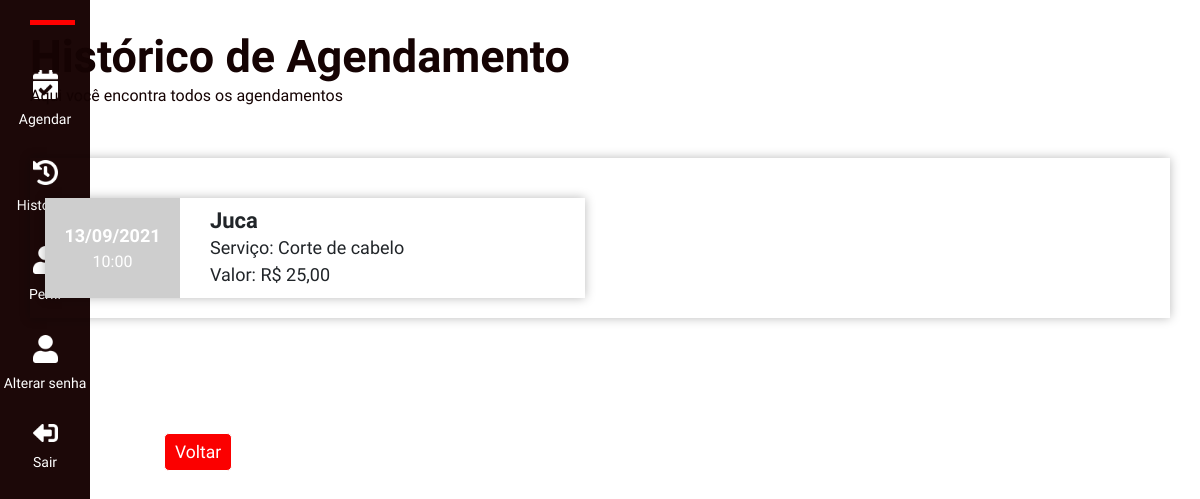
Before: /historico_reservas (signed in) with the older database file.
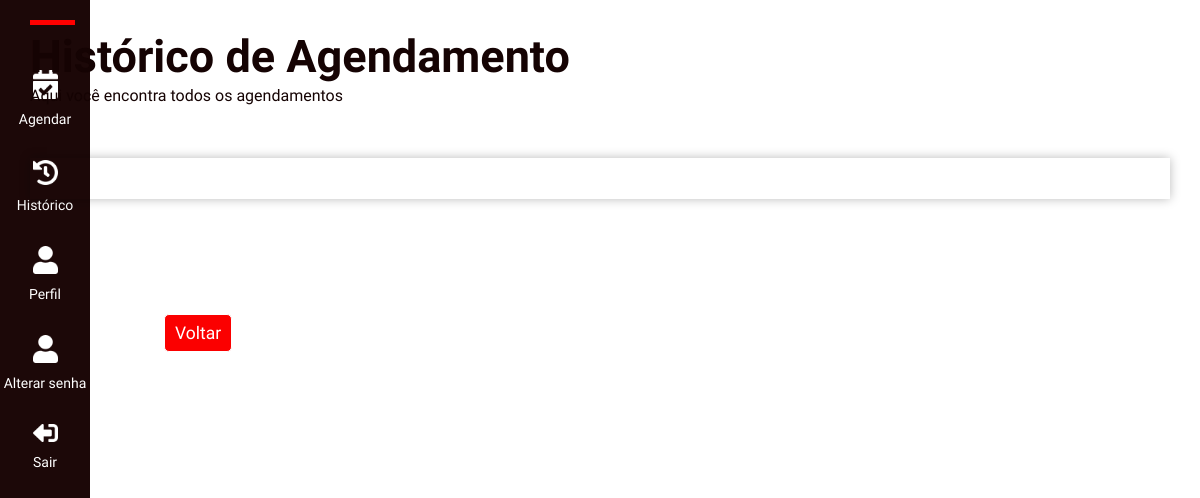
After: the same page with the newer database file.
### app/models.py (models this page shows, shortened)
class Reserva(db.Model):
    id_reserva = db.Column(db.Integer, primary_key=True)
    horario_inicio = db.Column(db.Time)
    horario_fim = db.Column(db.Time)
    data = db.Column(db.Date)
    usuario_id = db.Column(db.Integer, db.ForeignKey('usuario.id'))
    barbeiro_id = db.Column(db.Integer, db.ForeignKey('barbeiro.id_barbeiro'))
    servico_id = db.Column(db.Integer, db.ForeignKey('servico.id_servico'))
    def reservas_por_cliente(self, usuario_id):
        reservas = Reserva.query\
                .join(Usuario, Reserva.usuario_id==Usuario.id)\
                .join(Barbeiro, Reserva.barbeiro_id==Barbeiro.id_barbeiro)\
                .join(Servico, Reserva.servico_id==Servico.id_servico)\
                .add_columns(
                    Reserva.id_reserva,
                    Reserva.data,
                    Reserva.horario_inicio.label('hora'),
                    Barbeiro.nome.label('barbeiro'),
                    Servico.nome.label('servico'),
                    Servico.valor
                )\
                .filter(Reserva.usuario_id == usuario_id)\
                .order_by(desc(Reserva.data))
        return reservas

class Barbeiro(db.Model):
    id_barbeiro = db.Column(db.Integer, primary_key=True)
    nome = db.Column(db.String(100), index=True)
    email = db.Column(db.String(100), index=True, unique=True)
    senha = db.Column(db.String(128))
    status_bloqueio = db.Column(db.Boolean, default=0)
    atendimentos = db.relationship('Reserva', backref='barbeiro', lazy='dynamic')

class Servico(db.Model):
    id_servico = db.Column(db.Integer, primary_key=True)
    nome = db.Column(db.String(100))
    valor = db.Column(db.Float)
    servico_executado = db.relationship('Reserva', backref='servico', lazy='dynamic')

### app/routes.py (the view)
@app.route('/historico_reservas')
def historico_reservas():
    usuario_id = session['id_usuario']
    reservas = Reserva()
    page = request.args.get('page', 1, type=int)
    reservas = reservas.reservas_por_cliente(usuario_id).paginate(
        page, 6, False
    )
    next_url = url_for('historico_reservas', page=reservas.next_num) \
        if reservas.has_next else None
    prev_url = url_for('historico_reservas', page=reservas.prev_num) \
        if reservas.has_prev else None
    lista_reservas = []
    for reserva in reservas.items:
        retroativa = reserva.data < date.today()
        r = {
                "id": reserva.id_reserva,
                "data": reserva.data.strftime("%d/%m/%Y"),
                "hora": reserva.hora.strftime("%H:%M"),
                "barbeiro": reserva.barbeiro,
                "servico": reserva.servico,
                "retroativa": retroativa
            }
        lista_reservas.append(r)
    return render_template(
        'historico_reservas.html',
        titulo='Histórico de Reservas',
        reservas=lista_reservas,
        next_url=next_url,
        prev_url=prev_url
    )

### app/templates/historico_reservas.html (shortened to what this page needs)
{% extends "base.html" %}
{% block content %}
<section>
    <div class="container">
        <div class="row">
            <div class="col-12 px-0">
                <h1 class="c-brown section__title u-title-after">Histórico de Agendamento</h1>
                <p class="c-brown section__subtitle">Aqui você encontra todos os agendamentos</p>
            </div>
            <div class="col-12 historic__card">
                <div class="col-12 d-flex flex-wrap">
                    {% for reserva in reservas %}
                        <div class="d-flex pl-0 historic__status">
                            {% if reserva['retroativa'] %}
                            <div class="col-3 bgc-gray2 d-flex flex-column align-items-center justify-content-center">
                            {% else %}
                            <div class="col-3 bgc-green d-flex flex-column align-items-center justify-content-center">
                            {% endif %}
                                <h2 class="c-white">{{reserva.data}}</h2>
                                <h3 class="c-white">{{reserva.hora}}</h3>
                            </div>
                            <div class="col-9 pl-5 position-relative d-flex flex-column justify-content-center">
                                <h2>{{reserva.barbeiro}}</h2>
                                <p>Serviço: {{reserva.servico}}</p>
                                <p>Valor: R$ 25,00</p>
                            </div>
                        </div>
                    {% endfor %}
                </div>
            </div>
        </div>
    </div>
    <div class="vhistorico">
        <a href="#" onclick="history.go(-1)" class="btn btn-primary btn-lg">Voltar</a>
   </div>
</section>
{% endblock %}

### app/templates/base.html (shortened to what this page needs)
<!DOCTYPE html>
<html lang="pt-br">
    <head>
        <link rel="stylesheet" href="https://maxcdn.bootstrapcdn.com/bootstrap/4.0.0/css/bootstrap.min.css">
        <link rel="stylesheet" href="/static/css/main.min.css">
    </head>
    <body>
        <main>
            {% if session['id_usuario'] %}
            <nav class="menu__side">
                <ul>
                    <a href="{{ url_for('index') }}">
                        <li class="mt-5">
                            <img src="../static/img/icon/calendario.png" alt="">
                            <p class="d-block c-white mt-3">Agendar</p>
                        </li>
                    </a>
                    <a href="{{ url_for('historico_reservas') }}">
                        <li class="mt-5">
                            <img src="../static/img/icon/historico.png" alt="">
                            <p class="d-block c-white mt-3">Histórico</p>
                        </li>
                    </a>
                    <a href="{{ url_for('editar_perfil', id=session['id_usuario']) }}">
                        <li class="mt-5">
                            <img src="../static/img/icon/usuario-branco.png" alt="">
                            <p class="d-block c-white mt-3">Perfil</p>
                        </li>
                    </a>
                    <a href="{{ url_for('alterar_senha', id=session['id_usuario']) }}">
                        <li>
                            <img src="../static/img/icon/usuario-branco.png" alt="">
                            <p class="d-block c-white mt-3">Alterar senha</p>
                        </li>
                    </a>
                    <a href="{{ url_for('logout') }}">
                        <li class="mt-5">
                            <img src="../static/img/icon/sair.png" alt="">
                            <p class="d-block c-white mt-3">Sair</p>
                        </li>
                    </a>
                </ul>
            </nav>
            {% endif %}
            {% block content %}{% endblock %}
        </main>
    </body>
</html>

Changed rows visible on the page:
no longer on this page (row edited): Reserva: data "13/09/2021", hora "10:00", barbeiro "Juca", servico "Corte de cabelo"
